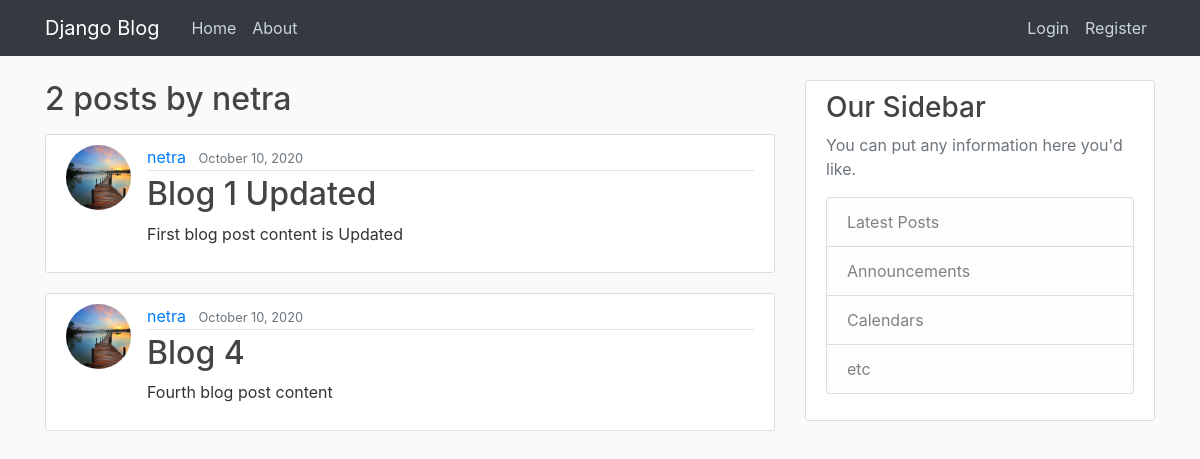
Page /user/netra on the earlier database version.
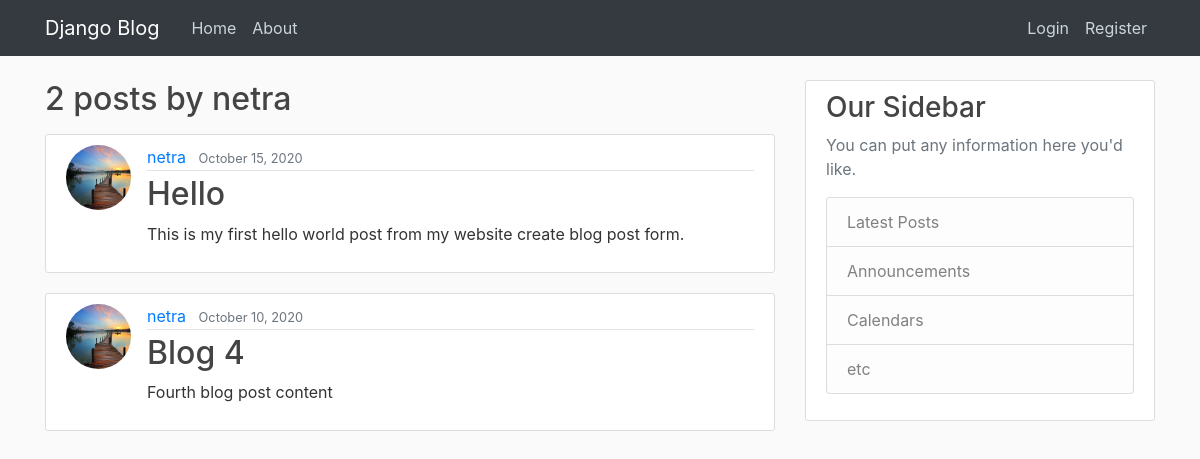
Same page on the later database version.
### blog/models.py (models this page shows, shortened)
class Post(models.Model):
    title = models.CharField(max_length =100)
    content = models.TextField()
    date_posted = models.DateTimeField(default = timezone.now)
    author = models.ForeignKey(User,on_delete = models.CASCADE)

### users/models.py (models this page shows, shortened)
class Profile(models.Model):
    user = models.OneToOneField(User, on_delete = models.CASCADE)
    image = models.ImageField(default = 'default.jpg',upload_to = 'profile_pics')

### blog/views.py (the view)
# urls.py: path('user/<str:username>', UserPostListView.as_view(),name='user-posts'),
class UserPostListView(ListView):
    model = Post
    template_name = 'blog/user_posts.html' # <app>/<model>_<viewtype>.html
    context_object_name = 'posts'
    paginate_by = 4
    def get_queryset(self):
        user = get_object_or_404(User, username = self.kwargs.get('username'))
        return Post.objects.filter(author = user).order_by('-date_posted')

### blog/templates/blog/user_posts.html (shortened to what this page needs)
{% extends "blog/base.html" %}
{% block content %}
    <h2 class="mb-3">{{ page_obj.paginator.count}} posts by {{ view.kwargs.username }}</h2>
    {% for post in posts %}
        <article class="media content-section">
            <img class="rounded-circle article-img" src="{{ post.author.profile.image.url }}">
          <div class="media-body">
            <div class="article-metadata">
              <a class="mr-2" href="{% url 'user-posts' post.author.username %}">{{ post.author }}</a>
              <small class="text-muted">{{ post.date_posted|date:"F d, Y" }}</small>
            </div>
            <h2><a class="article-title" href="{% url 'post-detail' post.id %}">{{ post.title }}</a></h2>
            <p class="article-content">{{ post.content }}</p>
          </div>
        </article>
    {% endfor %}
{% endblock content %}

Differences in the rows shown:
removed Post: author.profile.image (picture), author "netra", date_posted "October 10, 2020", title "Blog 1 Updated", content "First blog post content is Updated"
added Post: author.profile.image (picture), author "netra", date_posted "October 15, 2020", title "Hello", content "This is my first hello world post from my website create blog post form."
